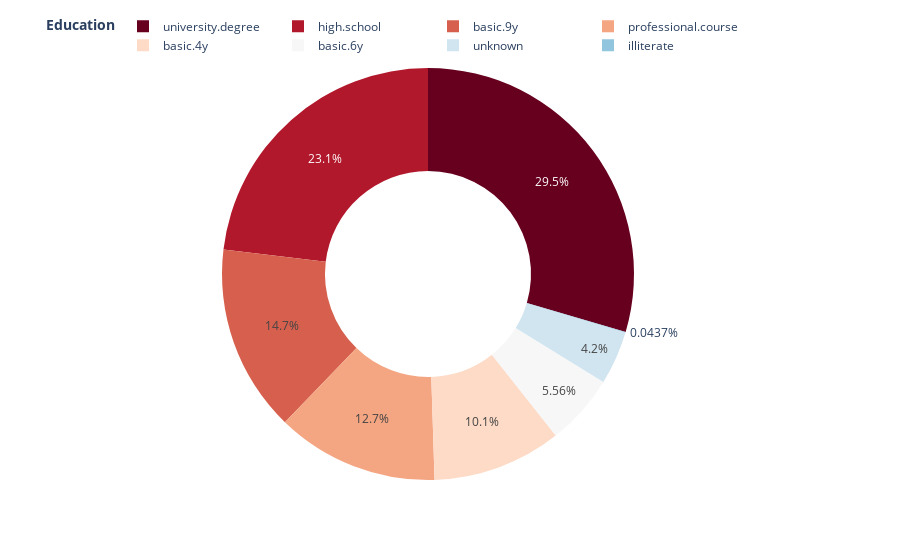

The notebook cell saved with this chart:
### Code cell
vc2 = df['education'].value_counts().reset_index()
vc2.columns = ['Education', 'Count']
fig = px.pie(vc2, names='Education', values='Count', hole=0.5, color_discrete_sequence=px.colors.sequential.RdBu)
fig.update_layout(title_x=0.5, showlegend=True, legend_title_text='<b>Education</b>', legend=dict(orientation='h', yanchor='bottom', y=1.02, xanchor='right', x=1))

### Figure 1 — Plotly figure (JSON) as saved in the notebook; plotly's stock layout.template omitted (floating-point values rounded to 4 significant figures)
{"data": [{"domain": {"x": [0, 1], "y": [0, 1]}, "hole": 0.5, "hovertemplate": "Education=%{label}<br>Count=%{value}<extra></extra>", "labels": ["university.degree", "high.school", "basic.9y", "professional.course", "basic.4y", "basic.6y", "unknown", "illiterate"], "legendgroup": "", "name": "", "showlegend": true, "type": "pie", "values": [12168, 9515, 6045, 5243, 4176, 2292, 1731, 18]}], "layout": {"legend": {"orientation": "h", "title": {"text": "<b>Education</b>"}, "tracegroupgap": 0, "x": 1, "xanchor": "right", "y": 1.02, "yanchor": "bottom"}, "margin": {"t": 60}, "piecolorway": ["rgb(103,0,31)", "rgb(178,24,43)", "rgb(214,96,77)", "rgb(244,165,130)", "rgb(253,219,199)", "rgb(247,247,247)", "rgb(209,229,240)", "rgb(146,197,222)", "rgb(67,147,195)", "rgb(33,102,172)", "rgb(5,48,97)"], "showlegend": true, "title": {"x": 0.5}}}
